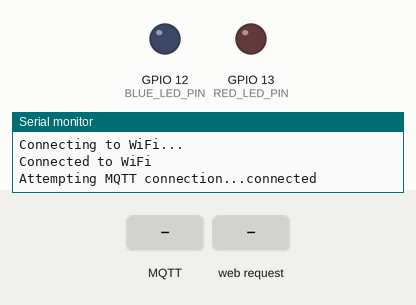
This sketch was run on a simulated ESP32. On the bench: output pins drawn as LEDs (lit = HIGH), the last lines printed to the serial monitor. The inputs (shaded band) are chosen by the test bench. WiFi joins after 1.5 s; servers stay silent unless stated; no MQTT or app messages arrive unless stated.

Above: at 3.2 s.
3.3 s: MQTT message "ON" arrives on the first subscribed topic
At 4.0 s:
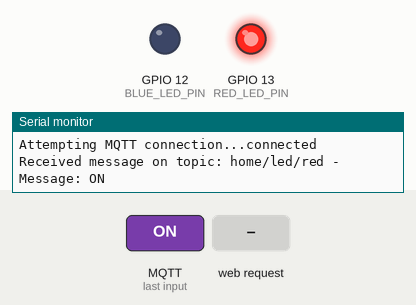
4.8 s: MQTT message "ON" arrives on the second subscribed topic
At 5.1 s:
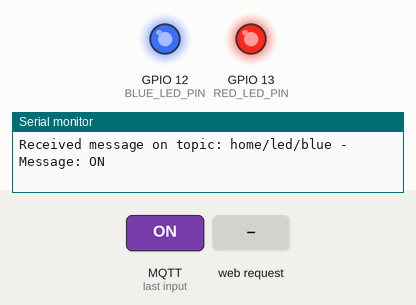
6.3 s: HTTP request GET /led/red/off received
At 7.5 s:
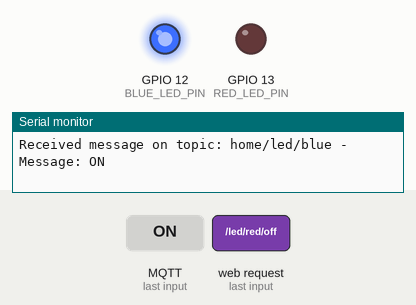
7.8 s: HTTP request GET /led/red/on received
At 8.7 s:
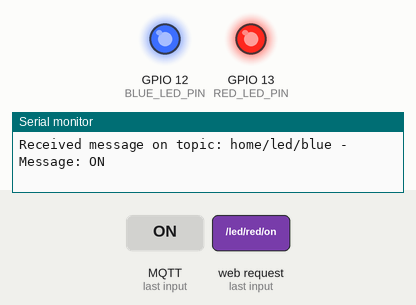
9.3 s: HTTP request GET /led/blue/off received
At 9.8 s:
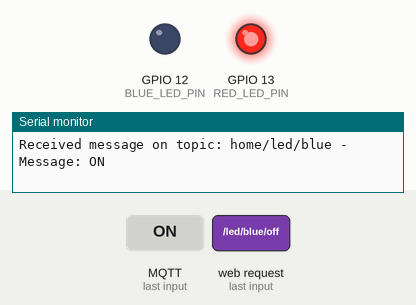
10.8 s: MQTT message "OFF" arrives on the first subscribed topic
At 12.1 s:
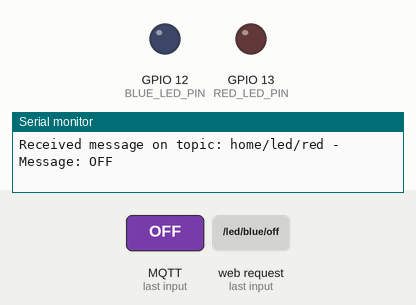
Timing chart, 0 to 13.3 s (numbered marks = the images above; inputs shaded):
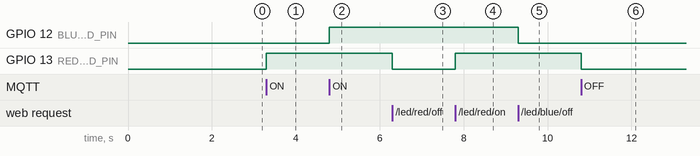

Measured:
- after the input at 3.3 s, GPIO 13 (RED_LED_PIN): LOW → HIGH at once
- after the input at 4.8 s, GPIO 12 (BLUE_LED_PIN): LOW → HIGH at once
- after the input at 6.3 s, GPIO 13 (RED_LED_PIN): HIGH → LOW at once
- after the input at 7.8 s, GPIO 13 (RED_LED_PIN): LOW → HIGH at once
- after the input at 9.3 s, GPIO 12 (BLUE_LED_PIN): HIGH → LOW at once
- after the input at 10.8 s, GPIO 13 (RED_LED_PIN): HIGH → LOW at once

The sketch:

NLP_IOT.ino
```cpp
#include <WiFi.h>
#include <ESPAsyncWebServer.h>
#include <DHT.h>
#include <PubSubClient.h>  // MQTT Library

#define RED_LED_PIN 13
#define BLUE_LED_PIN 12
#define DHT_PIN 27
#define DHT_TYPE DHT22

const char *ssid = "SD4418";  // Wi-Fi SSID
const char *password = "zsy1234567890";  // Wi-Fi Password

// MQTT broker details
const char *mqttServer = "192.168.4.46";  // Replace with your MQTT broker address
const int mqttPort = 1883;  // Default MQTT port
const char *mqttUser = "";  // MQTT username (if needed)
const char *mqttPassword = "";  // MQTT password (if needed)

// MQTT topics for LED control and temperature
const char *ledRedTopic = "home/led/red";
const char *ledBlueTopic = "home/led/blue";
const char *temperatureTopic = "home/temperature";

// Create instances for DHT and MQTT client
DHT dht(DHT_PIN, DHT_TYPE);
WiFiClient wifiClient;
PubSubClient mqttClient(wifiClient);

AsyncWebServer server(80);

// Function to reconnect to the MQTT broker
void reconnect() {
  while (!mqttClient.connected()) {
    Serial.print("Attempting MQTT connection...");
    if (mqttClient.connect("ESP32Client", mqttUser, mqttPassword)) {
      Serial.println("connected");
      mqttClient.subscribe(ledRedTopic);  // Subscribe to LED control topic
      mqttClient.subscribe(ledBlueTopic);  // Subscribe to LED control topic
      mqttClient.subscribe(temperatureTopic);
      mqttClient.subscribe("home/temperature/request");
    } else {
      Serial.print("failed, rc=");
      Serial.print(mqttClient.state());
      Serial.println(" try again in 5 seconds");
      delay(5000);
    }
  }
}

void setup() {
  Serial.begin(115200);
  // Connect to Wi-Fi
  WiFi.begin(ssid, password);
  while (WiFi.status() != WL_CONNECTED) {
    delay(1000);
    Serial.println("Connecting to WiFi...");
  }
  Serial.println("Connected to WiFi");

  // Initialize DHT sensor and LEDs
  dht.begin();
  pinMode(RED_LED_PIN, OUTPUT);
  pinMode(BLUE_LED_PIN, OUTPUT);

  // Set up MQTT client
  mqttClient.setServer(mqttServer, mqttPort);
  mqttClient.setCallback(mqttCallback);

  // Define routes to control LEDs through HTTP
  server.on("/led/red/on", HTTP_GET, [](AsyncWebServerRequest *request) {
    digitalWrite(RED_LED_PIN, HIGH);
    mqttClient.publish(ledRedTopic, "ON");  // Publish status to MQTT
    request->send(200, "text/plain", "Red LED turned on");
  });

  server.on("/led/red/off", HTTP_GET, [](AsyncWebServerRequest *request) {
    digitalWrite(RED_LED_PIN, LOW);
    mqttClient.publish(ledRedTopic, "OFF");  // Publish status to MQTT
    request->send(200, "text/plain", "Red LED turned off");
  });

  server.on("/led/blue/on", HTTP_GET, [](AsyncWebServerRequest *request) {
    digitalWrite(BLUE_LED_PIN, HIGH);
    mqttClient.publish(ledBlueTopic, "ON");  // Publish status to MQTT
    request->send(200, "text/plain", "Blue LED turned on");
  });

  server.on("/led/blue/off", HTTP_GET, [](AsyncWebServerRequest *request) {
    digitalWrite(BLUE_LED_PIN, LOW);
    mqttClient.publish(ledBlueTopic, "OFF");  // Publish status to MQTT
    request->send(200, "text/plain", "Blue LED turned off");
  });

  // Define route to get temperature data
  server.on("/temperature", HTTP_GET, [](AsyncWebServerRequest *request) {
    float temp = dht.readTemperature();
    if (isnan(temp)) {
      request->send(500, "text/plain", "Failed to read temperature");
    } else {
      String tempStr = String(temp);
      mqttClient.publish(temperatureTopic, tempStr.c_str());  // Publish temperature to MQTT
      request->send(200, "text/plain", "Room Temperature: " + tempStr + " °C");
    }
  });

  // Start the server
  server.begin();
}

void loop() {
  if (!mqttClient.connected()) {
    reconnect();  // Ensure the MQTT client stays connected
  }
  mqttClient.loop();  // Continuously handle MQTT communication
}

// MQTT callback function for handling received messages
void mqttCallback(char* topic, byte* payload, unsigned int length) {
  // Convert payload to string for processing
  String message = "";
  for (int i = 0; i < length; i++) {
    message += (char)payload[i];
  }
  Serial.print("Received message on topic: ");
  Serial.print(topic);
  Serial.print(" - Message: ");
  Serial.println(message);

  // Example: If message is "ON" or "OFF", control LEDs accordingly
  if (String(topic) == ledRedTopic) {
    if (message == "ON") {
      digitalWrite(RED_LED_PIN, HIGH);
    } else if (message == "OFF") {
      digitalWrite(RED_LED_PIN, LOW);
    }
  }
  else if (String(topic) == ledBlueTopic) {
    if (message == "ON") {
      digitalWrite(BLUE_LED_PIN, HIGH);
    } else if (message == "OFF") {
      digitalWrite(BLUE_LED_PIN, LOW);
    }
  }
  else if (String(topic) == "home/temperature/request") {
    float temp = dht.readTemperature();
    if (!isnan(temp)) {
      String tempStr = String(temp);
      mqttClient.publish(temperatureTopic, tempStr.c_str());
      Serial.println("Sent temperature: " + tempStr);
    } else {
      Serial.println("Failed to read temperature");
    }
  }
}
```
